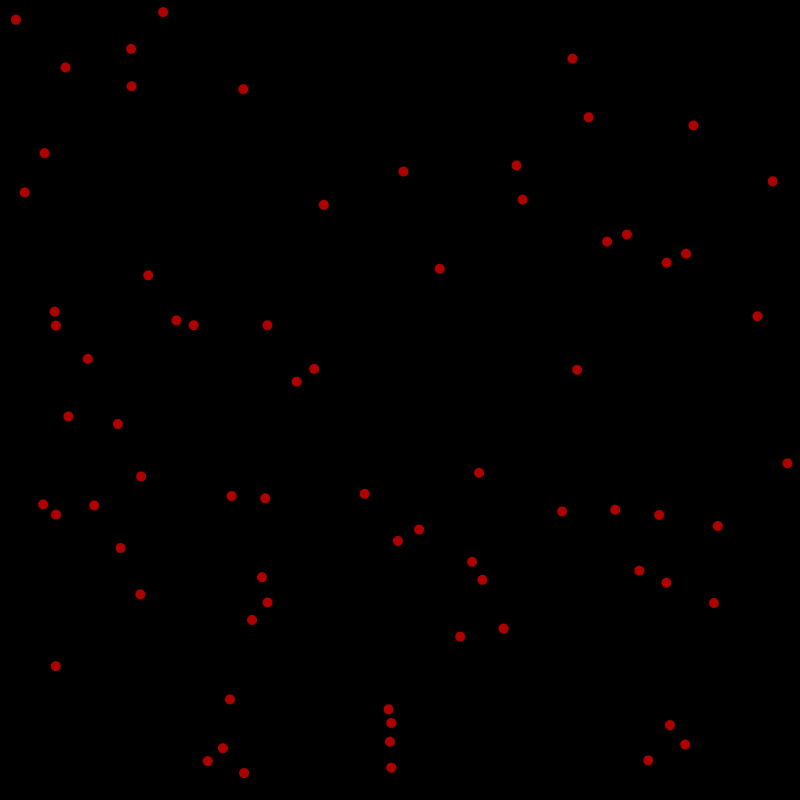
Frame 1 (no input)
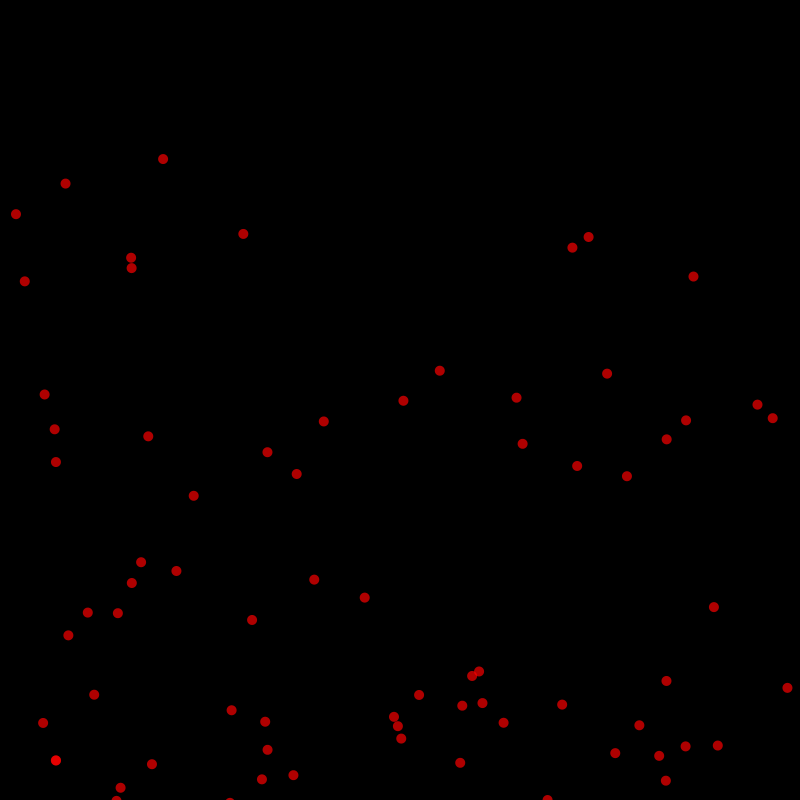
Frame 60 (the mouse pressed at the canvas centre just before this capture)
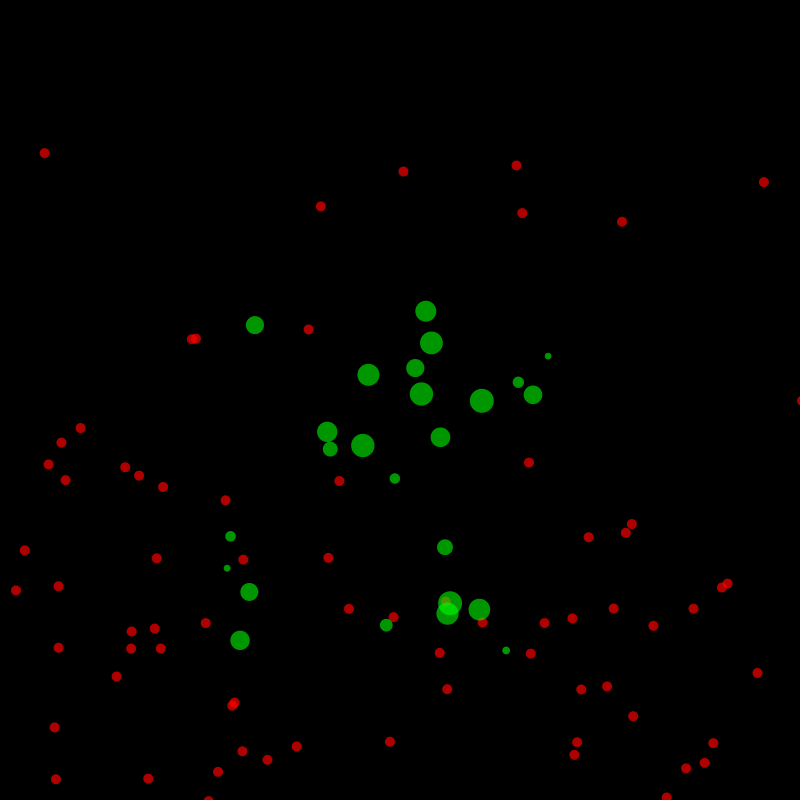
Frame 120 (the mouse held since frame 60 and released just before this capture)

The Processing sketch that drew these frames (run headless with seeded random() and noise(); from frame 60 on, the mouse is pressed at the canvas centre):

// Processing sketch: CRCP1310_03_Particle_Engine
// ── CRCP1310_03_Particle_Engine.pde
float gravity = 0.05;
Particle[] particles;

ArrayList<ParticleSource> sources;

void setup() {
  size(800, 800);
  printArray(particles);
  println();
  
  int count = (int)random(25, 100);
  particles = new Particle[count];
  printArray(particles);
  println();
  
  for (int i = 0; i < particles.length; i++) {
    particles[i] = new Particle(); 
  }
  
  printArray(particles);
  println();
  
  sources = new ArrayList<ParticleSource>();
}

void draw() {
  background(0);
  
  for (int i = 0; i < particles.length; i++) {
    particles[i].render(); 
  }
  
  for (int i = 0; i < sources.size(); i++) {
    ParticleSource s = sources.get(i);
    s.render();
  }
}

void mousePressed() {
  ParticleSource s = new ParticleSource(mouseX, mouseY, color(0, 255, 0, 150), 25);
  sources.add(s);
}

// ── Particle.pde
class Particle {
  PVector position;
  PVector origin;
  PVector speed;
  
  float diameter;
  color fill;
  
  Particle() {
    position = new PVector(random(width), random(height));
    origin = position.copy();
    speed = new PVector(0, random(3));
    diameter = 10;
    fill = color(255, 0, 0, 175);
  }
  
  Particle(float x, float y) {
    position = new PVector(x, y);
    origin = position.copy();
    speed = new PVector(0, 0);
    this.diameter = random(5, 50);
    this.fill = color(0, 0, 255, 175);
  }
  
  Particle(float _x, float _y, color _fill) {
    position = new PVector(_x, _y);
    origin = position.copy();
    speed = new PVector(random(-3, 3), random(-3, 3));
    diameter = random(5, 25);
    fill = _fill;
  }
  
  void render() {
    display();
    move();
    recover();
  }
  
  void display() {
    noStroke();
    fill(fill);
    ellipse(position.x, position.y, diameter, diameter);
  }
  
  void move() {
    position.add(speed);
    speed.y += gravity;
  }
  
  void recover() {
    if (position.y > height + diameter) {
      position.set(origin);
      speed = new PVector(random(-3, 3), random(-3, 3));
    }
  }
}

// ── ParticleSource.pde
class ParticleSource {
  Particle[] particles;
  
  ParticleSource(float x, float y, color fill, int particleTotal) {
    particles = new Particle[particleTotal];
    
    for (int i = 0; i < particles.length; i++) {
      particles[i] = new Particle(x, y, fill); 
    }
  }
  
  void render() {
    for (Particle p: particles) {
      p.render();
    }
  }
}
